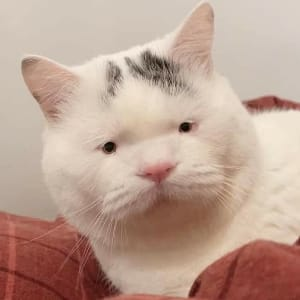
#> input picture xu_ly_anh_so/VoVanDuc_20110635_quaTrinh_xlas/Bai9/meo.jpg, 300 x 300 px
$ python bai9.py
#> lines starting #> are read from the running program, lines starting #| are printed output that depends on the picture
import cv2
from matplotlib import pyplot as plt
import numpy as np


# Padding for neighborhood operations. Write down the formulas for computing
# the padded pixel values f~(i; j) as a function of the original pixel values f(k; l) and the image
# width and height (M; N) for each of the padding modes shown in Figure 3.13. For example,
# for replication (clamping)
#

img = cv2.imread('meo.jpg')
#> img is the input picture: shape (300, 300, 3); mean B, G, R 147.1, 161.7, 189.8
kernal = np.array([(1,1,1),(1,1,1),(1,1,1)]) * (1/9)
kernal1 = np.array([(1,1,1,1,1),(1,1,1,1,1),(1,1,1,1,1),(1,1,1,1,1),(1,1,1,1,1)])*(1/9)
cv2.imshow('original', img)
s = img.shape
#> s = (300, 300, 3)
K = kernal1.shape


top = bottom = 150
left = right  = 150
constant = cv2.copyMakeBorder(img, top, bottom, left, right, cv2.BORDER_CONSTANT)
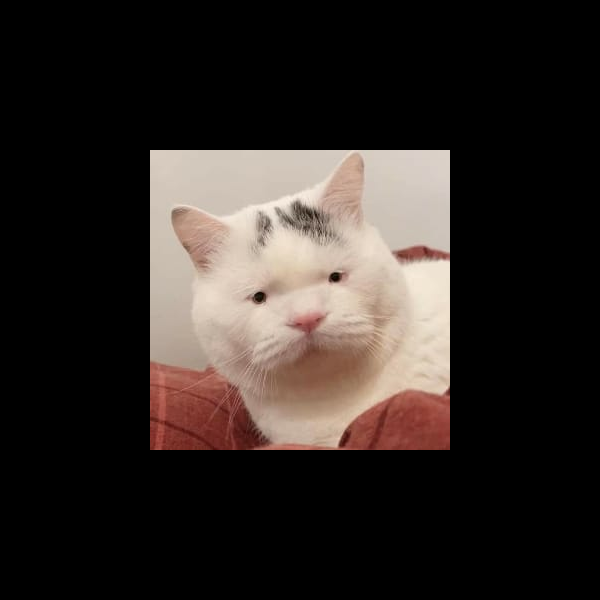
#> constant: shape (600, 600, 3); mean B, G, R 36.8, 40.4, 47.4
print('image= ', constant)
#> (printed output is left out)
cv2.imshow('Padded image', constant)
cv2.waitKey(0)


# Since neighborhood operations will require you to access
# pixels "off the edge" of the image when you are near the
# borders, it is necessary to first pad the image.
# In this manner, you effectively make a somewhat larger
# image (with padding) and can begin processing the image by
# centering the kernel in the interior of the image (instead
# of the upper left corner).
